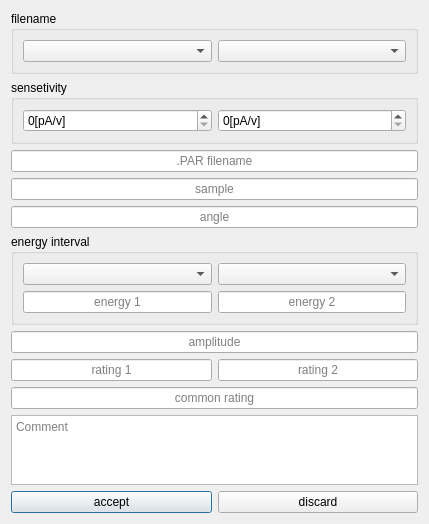
<?xml version="1.0" encoding="UTF-8"?>
<ui version="4.0">
 <class>pDialog</class>
 <widget class="QDialog" name="pDialog">
  <property name="geometry">
   <rect>
    <x>0</x>
    <y>0</y>
    <width>429</width>
    <height>519</height>
   </rect>
  </property>
  <property name="windowTitle">
   <string>Dialog</string>
  </property>
  <layout class="QGridLayout" name="gridLayout_2">
   <item row="0" column="0" colspan="2">
    <widget class="QGroupBox" name="groupBox_2">
     <property name="title">
      <string>filename</string>
     </property>
     <layout class="QHBoxLayout" name="horizontalLayout_2">
      <item>
       <widget class="QComboBox" name="file1Box"/>
      </item>
      <item>
       <widget class="QComboBox" name="file2Box"/>
      </item>
     </layout>
    </widget>
   </item>
   <item row="1" column="0" colspan="2">
    <widget class="QGroupBox" name="groupBox">
     <property name="minimumSize">
      <size>
       <width>0</width>
       <height>0</height>
      </size>
     </property>
     <property name="title">
      <string>sensetivity</string>
     </property>
     <layout class="QHBoxLayout" name="horizontalLayout">
      <item>
       <widget class="QSpinBox" name="sens1Box">
        <property name="suffix">
         <string>[pA/v]</string>
        </property>
        <property name="maximum">
         <number>1000</number>
        </property>
        <property name="value">
         <number>0</number>
        </property>
       </widget>
      </item>
      <item>
       <widget class="QSpinBox" name="sens2Box">
        <property name="suffix">
         <string>[pA/v]</string>
        </property>
        <property name="maximum">
         <number>1000</number>
        </property>
        <property name="value">
         <number>0</number>
        </property>
       </widget>
      </item>
     </layout>
    </widget>
   </item>
   <item row="2" column="0" colspan="2">
    <widget class="QLineEdit" name="filenameEdit">
     <property name="text">
      <string/>
     </property>
     <property name="alignment">
      <set>Qt::AlignCenter</set>
     </property>
     <property name="placeholderText">
      <string>.PAR filename</string>
     </property>
    </widget>
   </item>
   <item row="3" column="0" colspan="2">
    <widget class="QLineEdit" name="sampleEdit">
     <property name="text">
      <string/>
     </property>
     <property name="alignment">
      <set>Qt::AlignCenter</set>
     </property>
     <property name="placeholderText">
      <string>sample</string>
     </property>
    </widget>
   </item>
   <item row="4" column="0" colspan="2">
    <widget class="QLineEdit" name="angleEdit">
     <property name="text">
      <string/>
     </property>
     <property name="alignment">
      <set>Qt::AlignCenter</set>
     </property>
     <property name="placeholderText">
      <string>angle</string>
     </property>
    </widget>
   </item>
   <item row="5" column="0" colspan="2">
    <widget class="QGroupBox" name="groupBox_3">
     <property name="title">
      <string>energy interval</string>
     </property>
     <layout class="QGridLayout" name="gridLayout">
      <item row="0" column="0">
       <widget class="QComboBox" name="element1Box"/>
      </item>
      <item row="0" column="1">
       <widget class="QComboBox" name="element2Box"/>
      </item>
      <item row="1" column="0">
       <widget class="QLineEdit" name="energy1Edit">
        <property name="text">
         <string/>
        </property>
        <property name="alignment">
         <set>Qt::AlignCenter</set>
        </property>
        <property name="placeholderText">
         <string>energy 1</string>
        </property>
       </widget>
      </item>
      <item row="1" column="1">
       <widget class="QLineEdit" name="energy2Edit">
        <property name="text">
         <string/>
        </property>
        <property name="alignment">
         <set>Qt::AlignCenter</set>
        </property>
        <property name="placeholderText">
         <string>energy 2</string>
        </property>
       </widget>
      </item>
     </layout>
    </widget>
   </item>
   <item row="6" column="0" colspan="2">
    <widget class="QLineEdit" name="ampEdit">
     <property name="text">
      <string/>
     </property>
     <property name="alignment">
      <set>Qt::AlignCenter</set>
     </property>
     <property name="placeholderText">
      <string>amplitude</string>
     </property>
    </widget>
   </item>
   <item row="7" column="0">
    <widget class="QLineEdit" name="rating1Edit">
     <property name="text">
      <string/>
     </property>
     <property name="alignment">
      <set>Qt::AlignCenter</set>
     </property>
     <property name="placeholderText">
      <string>rating 1</string>
     </property>
    </widget>
   </item>
   <item row="7" column="1">
    <widget class="QLineEdit" name="rating2Edit">
     <property name="text">
      <string/>
     </property>
     <property name="alignment">
      <set>Qt::AlignCenter</set>
     </property>
     <property name="placeholderText">
      <string>rating 2</string>
     </property>
    </widget>
   </item>
   <item row="8" column="0" colspan="2">
    <widget class="QLineEdit" name="ratingEdit">
     <property name="text">
      <string/>
     </property>
     <property name="alignment">
      <set>Qt::AlignCenter</set>
     </property>
     <property name="placeholderText">
      <string>common rating</string>
     </property>
    </widget>
   </item>
   <item row="9" column="0" colspan="2">
    <widget class="QTextEdit" name="commentEdit">
     <property name="html">
      <string>&lt;!DOCTYPE HTML PUBLIC &quot;-//W3C//DTD HTML 4.0//EN&quot; &quot;http://www.w3.org/TR/REC-html40/strict.dtd&quot;&gt;
&lt;html&gt;&lt;head&gt;&lt;meta name=&quot;qrichtext&quot; content=&quot;1&quot; /&gt;&lt;style type=&quot;text/css&quot;&gt;
p, li { white-space: pre-wrap; }
&lt;/style&gt;&lt;/head&gt;&lt;body style=&quot; font-family:'MS Shell Dlg 2'; font-size:8.25pt; font-weight:400; font-style:normal;&quot;&gt;
&lt;p style=&quot;-qt-paragraph-type:empty; margin-top:0px; margin-bottom:0px; margin-left:0px; margin-right:0px; -qt-block-indent:0; text-indent:0px;&quot;&gt;&lt;br /&gt;&lt;/p&gt;&lt;/body&gt;&lt;/html&gt;</string>
     </property>
     <property name="placeholderText">
      <string>Comment</string>
     </property>
    </widget>
   </item>
   <item row="10" column="0">
    <widget class="QPushButton" name="acceptButton">
     <property name="text">
      <string>accept</string>
     </property>
    </widget>
   </item>
   <item row="10" column="1">
    <widget class="QPushButton" name="discardButton">
     <property name="text">
      <string>discard</string>
     </property>
    </widget>
   </item>
  </layout>
 </widget>
 <resources/>
 <connections/>
</ui>
